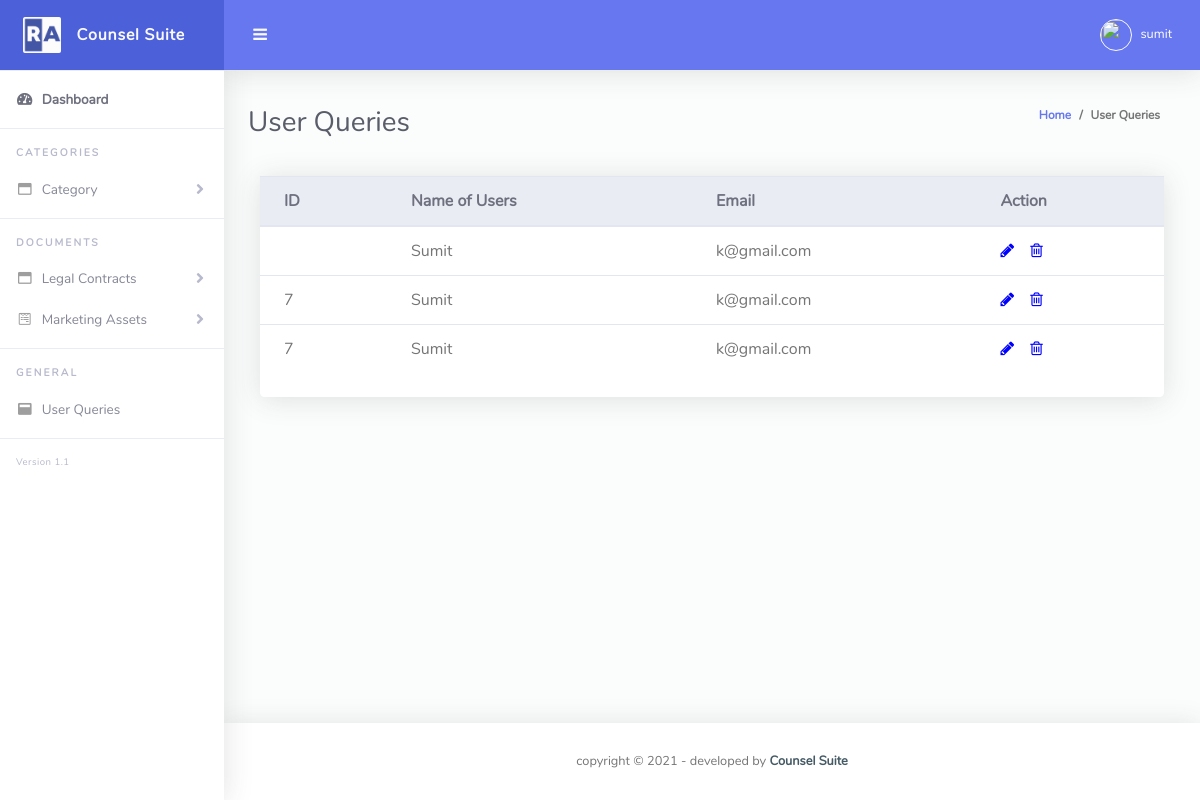
Page /admin/user_queries.php (signed in) on the committed database.
### tables this page shows
CREATE TABLE `contactus_data` (
  `id` int(255) NOT NULL,
  `userid` varchar(255) NOT NULL,
  `name` varchar(100) NOT NULL,
  `email` varchar(100) NOT NULL,
  `mobno` varchar(100) NOT NULL,
  `msg` varchar(255) NOT NULL,
  `timestamp` varchar(255) NOT NULL
);

### admin/user_queries.php (the view, shortened to what this page needs)
<?php
require_once '../database/config.php';
if(isset($_SESSION["adminname"])) {
  $admin_name=$_SESSION["adminname"];
  $a_id=$_SESSION["id"];
}else
{
  header("Location:../index.php");
}
$mysqli = new mysqli($hn,$un,"",$db);
if ($mysqli -> connect_errno) {
  echo "Failed to connect to MySQL: " . $mysqli -> connect_error;
  exit();
}
else
{
  $sql = "SELECT * FROM contactus_data";
  $result = $mysqli->query($sql);
}
?>
<!DOCTYPE html>
<html lang="en">
<head>
  <link href="vendor/fontawesome-free/css/all.min.css" rel="stylesheet" type="text/css">
  <link href="vendor/bootstrap/css/bootstrap.min.css" rel="stylesheet" type="text/css">
  <link href="css/ruang-admin.min.css" rel="stylesheet">
  <link rel="stylesheet" href="https://cdnjs.cloudflare.com/ajax/libs/font-awesome/4.7.0/css/font-awesome.min.css">
</head>
<body id="page-top">
  <div id="wrapper">
    <ul class="navbar-nav sidebar sidebar-light accordion" id="accordionSidebar">
      <a class="sidebar-brand d-flex align-items-center justify-content-center" href="index.html">
        <div class="sidebar-brand-icon">
          <img src="img/logo/logo2.png">
        </div>
        <div class="sidebar-brand-text mx-3">Counsel Suite</div>
      </a>
      <hr class="sidebar-divider my-0">
      <li class="nav-item active">
        <a class="nav-link" href="dashboard.php">
          <i class="fas fa-fw fa-tachometer-alt"></i>
          <span>Dashboard</span></a>
      </li>
      <hr class="sidebar-divider">
      <div class="sidebar-heading">
        Categories
      </div>
      <li class="nav-item">
        <a class="nav-link collapsed" href="#" data-toggle="collapse" data-target="#collapseCategory"
          aria-expanded="true" aria-controls="collapseBootstrap">
          <i class="far fa-fw fa-window-maximize"></i>
          <span>Category</span>
        </a>
      </li>
      <hr class="sidebar-divider">
      <div class="sidebar-heading">
        Documents
      </div>
      <li class="nav-item">
        <a class="nav-link collapsed" href="#" data-toggle="collapse" data-target="#collapseBootstrap"
          aria-expanded="true" aria-controls="collapseBootstrap">
          <i class="far fa-fw fa-window-maximize"></i>
          <span>Legal Contracts</span>
        </a>
      </li>
      <li class="nav-item">
        <a class="nav-link collapsed" href="#" data-toggle="collapse" data-target="#collapseForm" aria-expanded="true"
          aria-controls="collapseForm">
          <i class="fab fa-fw fa-wpforms"></i>
          <span>Marketing Assets</span>
        </a>
      </li>
      <hr class="sidebar-divider">
      <div class="sidebar-heading">
        General
      </div>
      <li class="nav-item">
        <a class="nav-link" href="user_queries.php">
          <i class="fas fa-fw fa-window-maximize"></i>
          <span>User Queries</span></a>
      </li>
      <hr class="sidebar-divider">
      <div class="version" id="version-ruangadmin"></div>
    </ul>
    <div id="content-wrapper" class="d-flex flex-column">
      <div id="content">
        <nav class="navbar navbar-expand navbar-light bg-navbar topbar mb-4 static-top">
          <button id="sidebarToggleTop" class="btn btn-link rounded-circle mr-3">
            <i class="fa fa-bars"></i>
          </button>
          <ul class="navbar-nav ml-auto">
            <li class="nav-item dropdown no-arrow">
              <a class="nav-link dropdown-toggle" href="#" id="userDropdown" role="button" data-toggle="dropdown"
                aria-haspopup="true" aria-expanded="false">
                <img class="img-profile rounded-circle" src="<?php echo "img/profile_pic/".$a_id;?>" style="max-width: 60px">
                <span class="ml-2 d-none d-lg-inline text-white small"><?php echo $admin_name;?></span>
              </a>
            </li>
          </ul>
        </nav>
        <div class="container-fluid" id="container-wrapper">
          <div class="d-sm-flex align-items-center justify-content-between mb-4">
            <h1 class="h3 mb-0 text-gray-800">User Queries</h1>
            <ol class="breadcrumb">
              <li class="breadcrumb-item"><a href="./">Home</a></li>
              <li class="breadcrumb-item active" aria-current="page">User Queries</li>
            </ol>
          </div>
          <div class="col-lg-12 mb-4">
              <div class="card">
                <div class="table-responsive">
                  <table class="table align-items-center table-flush">
                    <thead class="thead-light">
                      <tr>
                        <th>ID</th>
                        <th>Name of Users</th>
                        <th>Email</th>
                        <th>Action</th>
                      </tr>
                    </thead>
                    <tbody>
                      <?php
                      if ($result->num_rows > 0) {
                        while($row = $result->fetch_assoc()) {
                          echo "<tr>";
                          echo "<td>".$row['userid']."</td>";
                          echo "<td>".$row['name']."</td>";
                          echo "<td>".$row['email']."</td>";
                          echo "<td>";
                          echo '<a href="edit_legal_contracts.php?id='.$row["userid"].'"><i class="fa fa-pencil"style="color: blue;" aria-hidden="true"></i></a>';
                          echo '<a href="delete_legal_contracts.php?id='.$row["userid"].'"><i class="fa fa-trash-o" style="color: blue; padding-left: 1rem;" aria-hidden="true"></i></a>';
                          echo "</td>";
                          echo "</tr>";
                        }
                      } else {
                        echo "No Records Found.";
                      }
                      ?>
                    </tbody>
                  </table>
                </div>
                <div class="card-footer"></div>
              </div>
            </div>
        </div>
      </div>
      <footer class="sticky-footer bg-white">
        <div class="container my-auto">
          <div class="copyright text-center my-auto">
            <span>copyright &copy; <script> document.write(new Date().getFullYear()); </script> - developed by
              <b><a href="$" target="_blank">Counsel Suite</a></b>
            </span>
          </div>
        </div>
      </footer>
    </div>
  </div>
</body>
</html>

### rows in the picture
contactus_data: name "Sumit", email "k@gmail.com"
contactus_data: userid "7", name "Sumit", email "k@gmail.com"
contactus_data: userid "7", name "Sumit", email "k@gmail.com"

### other values in the picture
$admin_name "sumit"
